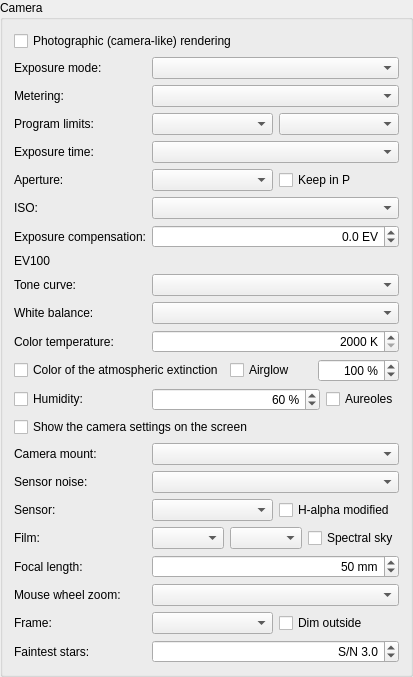
        <widget class="QGroupBox" name="cameraGroupBox">
         <property name="title">
          <string>Camera</string>
         </property>
         <layout class="QGridLayout" name="cameraGridLayout">
          <item row="0" column="0" colspan="2">
           <widget class="QCheckBox" name="photographicModeCheckBox">
            <property name="toolTip">
             <string>Render the sky like a camera: linear sensor, fixed exposure, no eye adaptation. Needs OpenGL 3 or later.</string>
            </property>
            <property name="text">
             <string>Photographic (camera-like) rendering</string>
            </property>
           </widget>
          </item>
          <item row="1" column="0">
           <widget class="QLabel" name="exposureModeLabel">
            <property name="text">
             <string>Exposure mode:</string>
            </property>
           </widget>
          </item>
          <item row="1" column="1">
           <widget class="QComboBox" name="exposureModeComboBox">
            <property name="toolTip">
             <string>Manual (M): you set the time, the aperture and the ISO. Aperture priority (Av, A): the camera meters the picture and sets the exposure time (1/8000 s to 30 s) for your aperture and ISO. Program (P) with automatic ISO: the camera sets all three, from ISO 100 and f/8 in daylight, through a wider aperture at dusk and longer times (on a fixed tripod as long as the stars stay points, the "500 rule"), up to ISO 6400 at night (both limits can be changed under Program limits). The exposure compensation acts in both automatic modes.</string>
            </property>
           </widget>
          </item>
          <item row="2" column="0">
           <widget class="QLabel" name="meteringLabel">
            <property name="text">
             <string>Metering:</string>
            </property>
           </widget>
          </item>
          <item row="2" column="1">
           <widget class="QComboBox" name="meteringComboBox">
            <property name="toolTip">
             <string>Center-weighted: most of the weight in the middle of the picture, like a classic camera meter. Spot: only a small circle in the middle. Highlight-weighted: the brightest part of the picture must not burn out.</string>
            </property>
           </widget>
          </item>
          <item row="3" column="0">
           <widget class="QLabel" name="programLimitsLabel">
            <property name="text">
             <string>Program limits:</string>
            </property>
           </widget>
          </item>
          <item row="3" column="1">
           <layout class="QHBoxLayout" name="programLimitsLayout">
            <item>
             <widget class="QComboBox" name="programMaxIsoComboBox">
              <property name="toolTip">
               <string>Program mode: the highest ISO the automatic ISO may use, like the "maximum sensitivity" in a camera's auto-ISO menu. Beyond the longest time and this ISO the picture is underexposed. A film keeps its own speed.</string>
              </property>
             </widget>
            </item>
            <item>
             <widget class="QComboBox" name="programMaxTimeComboBox">
              <property name="toolTip">
               <string>Program mode: the longest exposure time the camera may use. On a fixed tripod the "500 rule" may give a shorter time, so that the stars stay points.</string>
              </property>
             </widget>
            </item>
           </layout>
          </item>
          <item row="4" column="0">
           <widget class="QLabel" name="exposureTimeLabel">
            <property name="text">
             <string>Exposure time:</string>
            </property>
           </widget>
          </item>
          <item row="4" column="1">
           <widget class="QComboBox" name="exposureTimeComboBox">
            <property name="toolTip">
             <string>Shutter speed of the virtual camera</string>
            </property>
           </widget>
          </item>
          <item row="5" column="0">
           <widget class="QLabel" name="apertureLabel">
            <property name="text">
             <string>Aperture:</string>
            </property>
           </widget>
          </item>
          <item row="5" column="1">
           <layout class="QHBoxLayout" name="apertureLayout">
            <item>
             <widget class="QComboBox" name="apertureComboBox">
              <property name="toolTip">
               <string>f-number of the lens. The field of view of the screen acts as the focal length.</string>
              </property>
             </widget>
            </item>
            <item>
             <widget class="QCheckBox" name="programApertureLockCheckBox">
              <property name="text">
               <string>Keep in P</string>
              </property>
              <property name="toolTip">
               <string>Program mode: keep this aperture and let the camera choose only the exposure time and the ISO, as aperture priority with automatic ISO does on a camera.</string>
              </property>
             </widget>
            </item>
           </layout>
          </item>
          <item row="6" column="0">
           <widget class="QLabel" name="isoLabel">
            <property name="text">
             <string>ISO:</string>
            </property>
           </widget>
          </item>
          <item row="6" column="1">
           <widget class="QComboBox" name="isoComboBox">
            <property name="toolTip">
             <string>Sensitivity of the sensor</string>
            </property>
           </widget>
          </item>
          <item row="7" column="0">
           <widget class="QLabel" name="evLabel">
            <property name="text">
             <string>Exposure compensation:</string>
            </property>
           </widget>
          </item>
          <item row="7" column="1">
           <widget class="QDoubleSpinBox" name="evDoubleSpinBox">
            <property name="toolTip">
             <string>Brighten (+) or darken (-) the picture in photographic stops. Keyboard: Alt+X / Alt+Shift+X</string>
            </property>
            <property name="alignment">
             <set>Qt::AlignRight|Qt::AlignTrailing|Qt::AlignVCenter</set>
            </property>
            <property name="suffix">
             <string> EV</string>
            </property>
            <property name="decimals">
             <number>1</number>
            </property>
            <property name="minimum">
             <double>-12.000000000000000</double>
            </property>
            <property name="maximum">
             <double>12.000000000000000</double>
            </property>
            <property name="singleStep">
             <double>0.333333333333333</double>
            </property>
           </widget>
          </item>
          <item row="8" column="0" colspan="2">
           <widget class="QLabel" name="exposureValueLabel">
            <property name="toolTip">
             <string>Exposure value at ISO 100, including the compensation. Bright daylight is about 15, a moonless night sky about -6.</string>
            </property>
            <property name="text">
             <string notr="true">EV100</string>
            </property>
           </widget>
          </item>
          <item row="9" column="0">
           <widget class="QLabel" name="toneCurveLabel">
            <property name="text">
             <string>Tone curve:</string>
            </property>
           </widget>
          </item>
          <item row="9" column="1">
           <widget class="QComboBox" name="toneCurveComboBox">
            <property name="toolTip">
             <string>How the camera turns the recorded light into the picture. Linear: proportional, with a soft roll-off of the highlights. Standard: like the JPEG of a camera (measured on a Canon EOS R6), with more contrast: darker shadows, and the highlights clipping about 3.6 stops above middle grey. Film: like negative film, softer, with room for 6 stops above middle grey.</string>
            </property>
           </widget>
          </item>
          <item row="10" column="0">
           <widget class="QLabel" name="whiteBalanceLabel">
            <property name="text">
             <string>White balance:</string>
            </property>
           </widget>
          </item>
          <item row="10" column="1">
           <widget class="QComboBox" name="whiteBalanceComboBox">
            <property name="toolTip">
             <string>The color of light that the camera turns into neutral white, as on a camera. Daylight keeps sunsets orange and the sky blue; automatic follows the mean color of the picture; neutral shows the colors as rendered.</string>
            </property>
           </widget>
          </item>
          <item row="11" column="0">
           <widget class="QLabel" name="whiteBalanceKelvinLabel">
            <property name="text">
             <string>Color temperature:</string>
            </property>
           </widget>
          </item>
          <item row="11" column="1">
           <widget class="QSpinBox" name="whiteBalanceKelvinSpinBox">
            <property name="toolTip">
             <string>Color temperature of the custom white balance. Lower values make the picture bluer, higher values warmer.</string>
            </property>
            <property name="alignment">
             <set>Qt::AlignRight|Qt::AlignTrailing|Qt::AlignVCenter</set>
            </property>
            <property name="suffix">
             <string> K</string>
            </property>
            <property name="minimum">
             <number>2000</number>
            </property>
            <property name="maximum">
             <number>12000</number>
            </property>
            <property name="singleStep">
             <number>100</number>
            </property>
           </widget>
          </item>
          <item row="12" column="0" colspan="2">
           <layout class="QHBoxLayout" name="atmosphereCheckBoxLayout">
            <item>
             <widget class="QCheckBox" name="extinctionColorCheckBox">
              <property name="toolTip">
               <string>Near the horizon the atmosphere takes the blue light first, so stars, planets, the Sun, the Moon, the Milky Way and the zodiacal light turn yellow, orange or red. The color comes from the spectral transmission of the atmosphere model; the amount of extinction follows the extinction coefficient.</string>
              </property>
              <property name="text">
               <string>Color of the atmospheric extinction</string>
              </property>
             </widget>
            </item>
            <item>
             <widget class="QCheckBox" name="airglowCheckBox">
              <property name="toolTip">
               <string>The airglow: the faint light of the upper atmosphere, about 90 km high (oxygen, sodium, OH), which is the natural night sky at a dark site. About 22.3 magnitudes per square arc second at the zenith, brighter near the maximum of the solar cycle, brightest about 10 degrees above the horizon; a warm, brownish grey in daylight white balance. Below the end of the astronomical twilight the scattered sunlight then fades away. With the default (lightweight) atmosphere model.</string>
              </property>
              <property name="text">
               <string>Airglow</string>
              </property>
             </widget>
            </item>
            <item>
             <widget class="QSpinBox" name="airglowStrengthSpinBox">
              <property name="toolTip">
               <string>The brightness of the airglow against its mean (100%: about 22.5 magnitudes per square arc second at the zenith at a mean solar activity). It changes from night to night by about a factor of two, and with the solar cycle by about 30% (that part is computed from the date).</string>
              </property>
              <property name="alignment">
               <set>Qt::AlignRight|Qt::AlignTrailing|Qt::AlignVCenter</set>
              </property>
              <property name="keyboardTracking">
               <bool>false</bool>
              </property>
              <property name="suffix">
               <string> %</string>
              </property>
              <property name="minimum">
               <number>25</number>
              </property>
              <property name="maximum">
               <number>200</number>
              </property>
              <property name="singleStep">
               <number>5</number>
              </property>
              <property name="value">
               <number>100</number>
              </property>
             </widget>
            </item>
           </layout>
          </item>
          <item row="13" column="0">
           <widget class="QCheckBox" name="humidityCheckBox">
            <property name="toolTip">
             <string>Model the humidity and the haze: the haze grows with the humidity, it lies over the sky of the atmosphere model (which holds almost no aerosols) as a whitish veil and a glow around the Sun and the Moon, and gives aureoles. Off: the extinction and the sky as set, as without these.</string>
            </property>
            <property name="text">
             <string>Humidity:</string>
            </property>
           </widget>
          </item>
          <item row="13" column="1">
           <layout class="QHBoxLayout" name="humidityLayout" stretch="1,0">
            <item>
             <widget class="QSpinBox" name="humiditySpinBox">
              <property name="toolTip">
               <string>The relative humidity of the air near the ground. The particles of the haze take up water and grow when the air is humid (above about 80% much more): the sky scatters more light, whiter and more forwards, the stars and the Moon are dimmed more but less reddened near the horizon, and the light domes of towns and the light pollution of the sky become brighter and larger. The extinction coefficient and the light pollution (Bortle) settings are those of a normal humidity of 60%: at 60% they are as set (the aureoles come from all the haze). Mist and fog are not modelled.</string>
              </property>
              <property name="alignment">
               <set>Qt::AlignRight|Qt::AlignTrailing|Qt::AlignVCenter</set>
              </property>
              <property name="keyboardTracking">
               <bool>false</bool>
              </property>
              <property name="suffix">
               <string> %</string>
              </property>
              <property name="minimum">
               <number>20</number>
              </property>
              <property name="maximum">
               <number>98</number>
              </property>
              <property name="singleStep">
               <number>5</number>
              </property>
              <property name="value">
               <number>60</number>
              </property>
             </widget>
            </item>
            <item>
             <widget class="QCheckBox" name="aureoleCheckBox">
              <property name="toolTip">
               <string>The aureole of the haze: the light that the aerosols scatter forwards makes a glow of some degrees around the Moon, the planets and the bright stars (and the Sun). It is stronger in a hazier and more humid air and near the horizon, where the light passes through more air. Its profile is that of the aerosols of the default atmosphere model.</string>
              </property>
              <property name="text">
               <string>Aureoles</string>
              </property>
             </widget>
            </item>
           </layout>
          </item>
          <item row="14" column="0" colspan="2">
           <widget class="QCheckBox" name="infoLineCheckBox">
            <property name="toolTip">
             <string>Show the exposure time, aperture, ISO and exposure value in use at the top of the screen</string>
            </property>
            <property name="text">
             <string>Show the camera settings on the screen</string>
            </property>
           </widget>
          </item>
          <item row="15" column="0">
           <widget class="QLabel" name="mountLabel">
            <property name="text">
             <string>Camera mount:</string>
            </property>
           </widget>
          </item>
          <item row="15" column="1">
           <widget class="QComboBox" name="mountComboBox">
            <property name="toolTip">
             <string>What happens while the Earth turns during the exposure (centered on the current time). "No motion": the picture of an instant. "Fixed tripod": the stars, planets and nebulae draw arcs around the celestial pole; the longer the exposure and the focal length, the longer the trails, and faint stars fade as their light is spread out. "Star tracker": the camera turns with the sky, so the stars stay sharp and the landscape blurs instead. "As the view's mount": a fixed tripod while the view is on the alt-azimuthal mount, a star tracker on the equatorial one (switch the mount of the view with Ctrl+M).</string>
            </property>
           </widget>
          </item>
          <item row="16" column="0">
           <widget class="QLabel" name="noiseLabel">
            <property name="text">
             <string>Sensor noise:</string>
            </property>
           </widget>
          </item>
          <item row="16" column="1">
           <widget class="QComboBox" name="noiseComboBox">
            <property name="toolTip">
             <string>The grain of a real sensor: the photons arrive at random (photon noise), plus the noise of the electronics and of the dark current, and a few hot pixels in long exposures. A high ISO is noisy because the sensor has caught fewer photons for the same brightness in the picture. Red and blue are noisier than green (Bayer mosaic). The dark current grows with the temperature (the air temperature of the atmosphere settings, plus a few degrees). "Whole picture": as the picture looks on the screen, where a screen pixel holds many sensor pixels. "100% view": one sensor pixel per screen pixel, as when you zoom in on a photo.</string>
            </property>
           </widget>
          </item>
          <item row="17" column="0">
           <widget class="QLabel" name="sensorLabel">
            <property name="text">
             <string>Sensor:</string>
            </property>
           </widget>
          </item>
          <item row="17" column="1">
           <layout class="QHBoxLayout" name="sensorLayout">
            <item>
             <widget class="QComboBox" name="sensorComboBox">
              <property name="toolTip">
               <string>The size of the sensor. For the same field of view a smaller sensor needs a shorter lens, which gives more depth of field; at the same f-number and exposure time it collects less light for the picture, which gives more noise (APS-C about 1.2 stops, Micro Four Thirds 2, 1-inch 3, the small sensors of compact cameras 4 to 5 more than full frame; medium format 0.7 less). Changing the sensor keeps the lens: the field of view changes by the crop factor.</string>
              </property>
             </widget>
            </item>
            <item>
             <widget class="QCheckBox" name="halphaModifiedCheckBox">
              <property name="text">
               <string>H-alpha modified</string>
              </property>
              <property name="toolTip">
               <string>A camera whose infrared-cut filter has been replaced by a clear one, as astrophotographers do: it records the red H-alpha light of emission nebulae about three times as well. A stock camera sees H-alpha with about a third of its red and the green and blue lines too, so emission nebulae come out pink; modified, they are red. Only for the digital sensor (a color film has its own colors).</string>
              </property>
             </widget>
            </item>
           </layout>
          </item>
          <item row="18" column="0">
           <widget class="QLabel" name="filmLabel">
            <property name="text">
             <string>Film:</string>
            </property>
           </widget>
          </item>
          <item row="18" column="1">
           <layout class="QHBoxLayout" name="filmLayout">
            <item>
             <widget class="QComboBox" name="filmComboBox">
              <property name="toolTip">
               <string>Film in the camera instead of the digital sensor (35 mm). The film sets the speed (ISO), the color balance (daylight, 5500 K) and its own characteristic curve: slide film is steep and has little room for highlights, a negative printed on paper is soft. Long exposures lose speed (reciprocity failure, from the data sheets): a 10 minute exposure on Tri-X counts as about 1.5 minutes; the exposure meter does not know it. Some slide films also shift in color in long exposures (Provia 400F: towards magenta). The faintest stars are those that stand out of the grain of the film.</string>
              </property>
             </widget>
            </item>
            <item>
             <widget class="QComboBox" name="filmPushComboBox">
              <property name="toolTip">
               <string>Push processing: the film exposed at a higher speed and developed longer, as astrophotographers often did. Each stop doubles the speed (ISO), makes the picture more contrasty and the grain coarser.</string>
              </property>
             </widget>
            </item>
            <item>
             <widget class="QCheckBox" name="filmSpectralSkyCheckBox">
              <property name="text">
               <string>Spectral sky</string>
              </property>
              <property name="toolTip">
               <string>Color film: the sky from its spectrum, as the film's three layers see it (ShowMySky's colors and its scotopic luminance; the lightweight atmosphere estimates the latter). It gives the twilight more red and violet. Off: the sky from its color, like the rest of the scene, which matches slides of the twilight better (deep blue over an orange horizon).</string>
              </property>
             </widget>
            </item>
           </layout>
          </item>
          <item row="19" column="0">
           <widget class="QLabel" name="focalLengthLabel">
            <property name="text">
             <string>Focal length:</string>
            </property>
           </widget>
          </item>
          <item row="19" column="1">
           <widget class="QDoubleSpinBox" name="focalLengthSpinBox">
            <property name="toolTip">
             <string>The focal length of the lens: sets the field of view for the sensor. Zooming with the mouse changes it, like a zoom lens.</string>
            </property>
            <property name="alignment">
             <set>Qt::AlignRight|Qt::AlignTrailing|Qt::AlignVCenter</set>
            </property>
            <property name="keyboardTracking">
             <bool>false</bool>
            </property>
            <property name="suffix">
             <string> mm</string>
            </property>
            <property name="decimals">
             <number>0</number>
            </property>
            <property name="minimum">
             <double>3.000000000000000</double>
            </property>
            <property name="maximum">
             <double>5000.000000000000000</double>
            </property>
            <property name="value">
             <double>50.000000000000000</double>
            </property>
           </widget>
          </item>
          <item row="20" column="0">
           <widget class="QLabel" name="zoomStepsLabel">
            <property name="text">
             <string>Mouse wheel zoom:</string>
            </property>
           </widget>
          </item>
          <item row="20" column="1">
           <widget class="QComboBox" name="zoomStepsComboBox">
            <property name="toolTip">
             <string>How the mouse wheel changes the focal length: freely, in whole millimeters as on the scale of a zoom lens, or between the focal lengths of common lenses and telescopes (8, 10, 12, 14 ... 50, 70, 85 ... 200, 300, 400 ... 3000 mm). In whole millimeters each step of the wheel changes it by at least one millimeter, between common focal lengths it takes the next one.</string>
            </property>
           </widget>
          </item>
          <item row="21" column="0">
           <widget class="QLabel" name="frameLabel">
            <property name="text">
             <string>Frame:</string>
            </property>
           </widget>
          </item>
          <item row="21" column="1">
           <layout class="QHBoxLayout" name="frameLayout">
            <item>
             <widget class="QComboBox" name="frameOrientationComboBox">
              <property name="toolTip">
               <string>How the camera is held: landscape (the long side of the sensor horizontal) or portrait (turned upright). The frame is the largest rectangle with the proportions of the sensor that fits in the window; the picture is what lies inside it, and the focal length, the corners of the lens and the exposure meter refer to it.</string>
              </property>
             </widget>
            </item>
            <item>
             <widget class="QCheckBox" name="frameMaskCheckBox">
              <property name="toolTip">
               <string>Dim the view outside the frame of the sensor, like a viewfinder: it shows what the picture holds.</string>
              </property>
              <property name="text">
               <string>Dim outside</string>
              </property>
             </widget>
            </item>
           </layout>
          </item>
          <item row="22" column="0">
           <widget class="QLabel" name="detectionSnrLabel">
            <property name="text">
             <string>Faintest stars:</string>
            </property>
           </widget>
          </item>
          <item row="22" column="1">
           <widget class="QDoubleSpinBox" name="detectionSnrSpinBox">
            <property name="toolTip">
             <string>The detection limit: a star is drawn only when its light stands out of the noise of the sky and the sensor by this factor (signal to noise ratio). 3: the faintest stars are barely seen in the grain. 5: the usual limit of detection in astronomy, about half a magnitude brighter and faster to draw. Higher values leave out stars that would be seen in the picture. Off: all stars are drawn, as without noise (slow in wide fields).</string>
            </property>
            <property name="alignment">
             <set>Qt::AlignRight|Qt::AlignTrailing|Qt::AlignVCenter</set>
            </property>
            <property name="keyboardTracking">
             <bool>false</bool>
            </property>
            <property name="specialValueText">
             <string>Off</string>
            </property>
            <property name="prefix">
             <string>S/N </string>
            </property>
            <property name="decimals">
             <number>1</number>
            </property>
            <property name="minimum">
             <double>0.000000000000000</double>
            </property>
            <property name="maximum">
             <double>20.000000000000000</double>
            </property>
            <property name="singleStep">
             <double>0.500000000000000</double>
            </property>
            <property name="value">
             <double>3.000000000000000</double>
            </property>
           </widget>
          </item>
         </layout>
        </widget>
